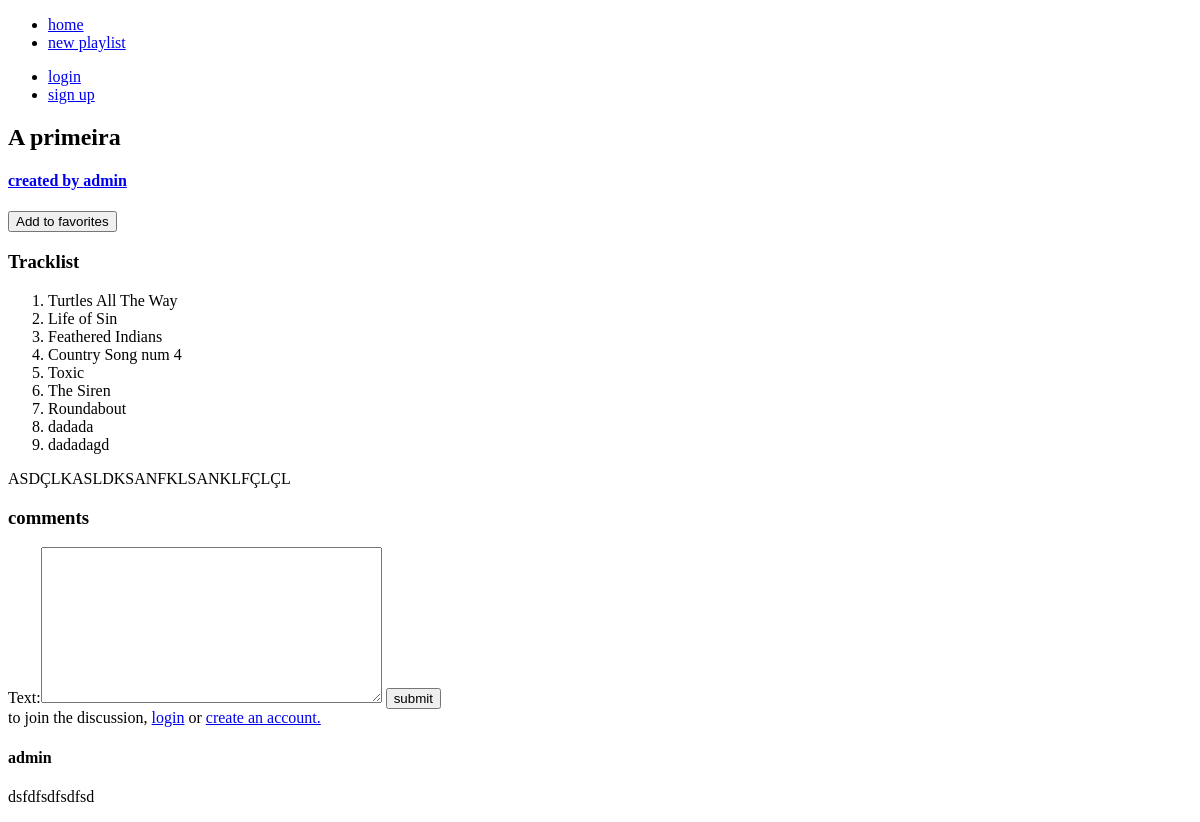
Page /playlists/detail/33/ on the earlier database version.
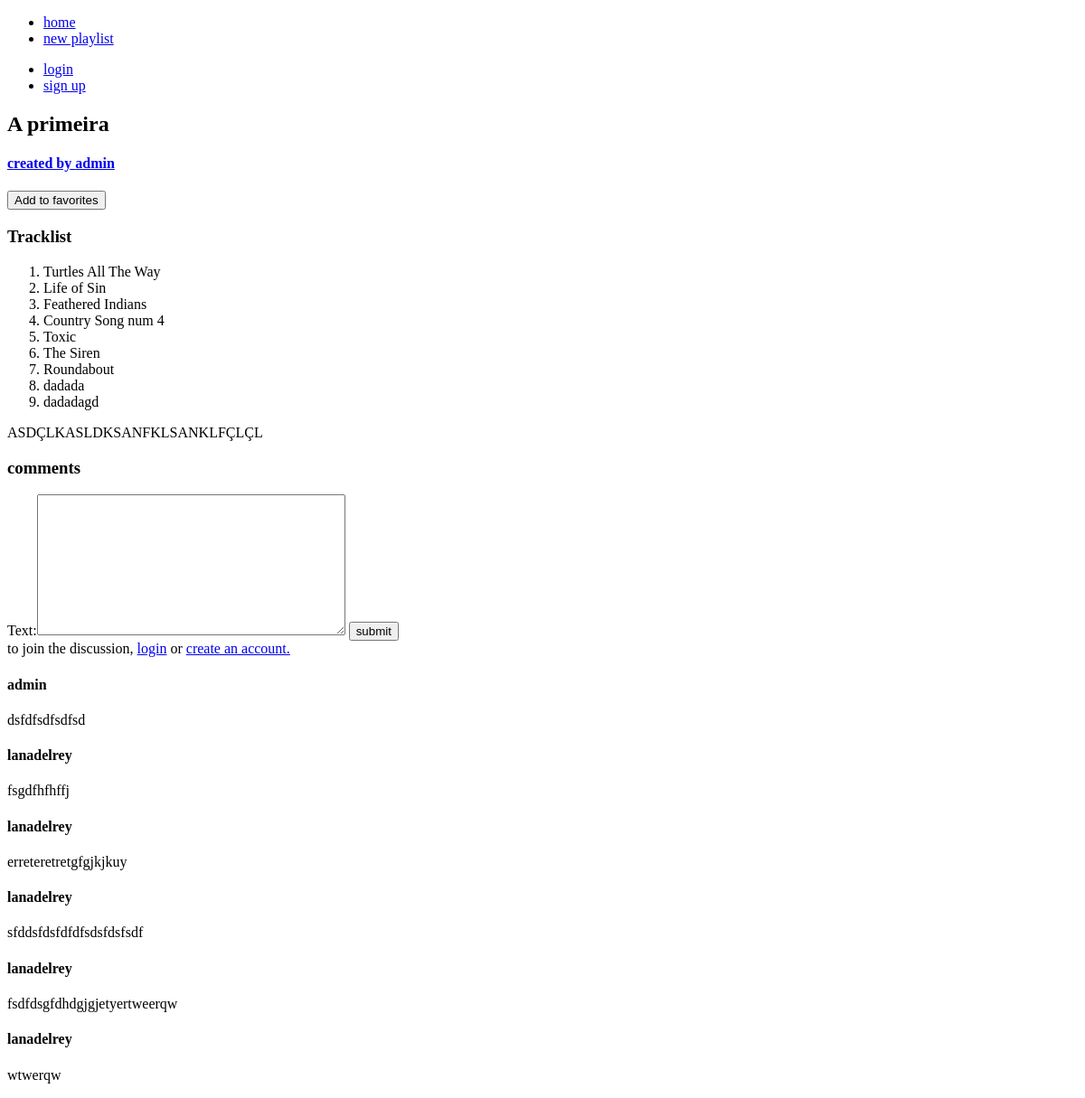
Same page on the later database version.
### playlists/models.py (models this page shows, shortened)
class Song(models.Model):
    title = models.CharField(max_length=50)
    artist = models.ForeignKey(Artist, on_delete=models.CASCADE)
    album = models.ForeignKey(Album, on_delete=models.CASCADE)

### comments/models.py (models this page shows)
class Comment(models.Model):
    text = models.TextField()
    playlist = models.ForeignKey(Playlist,on_delete=models.CASCADE)
    user = models.ForeignKey(User,on_delete=models.CASCADE)
    comment_date = models.DateField(default=timezone.now)

### playlists/views.py (the view)
# urls.py: path('playlists/detail/<int:pk>/', views.PlaylistDetail.as_view(), name='playlists-detail'),
class PlaylistDetail(DetailView):
    model = Playlist
    def get_context_data(self, **kwargs):
        context = super().get_context_data(**kwargs)
        context['comment_form'] = NewComment()
        context['song_form'] = AddSong()
        return context

### comments/forms.py
class NewComment(forms.Form):
    text = forms.CharField(widget=forms.Textarea)

### playlists/forms.py
class AddSong(forms.Form):
    title = forms.CharField(label="Title", max_length=120)
    artist = forms.CharField(label="Artist", max_length=120)
    album = forms.CharField(label="Album", max_length=120)

### templates/playlists/playlist_detail.html (shortened to what this page needs)
{% extends "../layout.html" %}
{% block content %}
<div class="playlists-detail">
    <section class="header">
        <div class="text">
            <h1>{{object.title}}</h1>
            <a href="{% url 'playlists-user-list' object.user.username %}"><h4>created by {{object.user.username}}</h4></a>
        </div>
        <div class="buttons">
            {%if user == object.user%}
            {% else %}
            <form action="{% url 'users-addtofav' object.id %}" method="post">
                <button type="submit">Add to favorites</button>
            </form>
            {%endif%}
        </div>
    </section>
    <section class="content">
        <div class="list">
            <div class="tracklist">
                <h3>Tracklist</h3>
                {%if object.songs.all %}
                <ol>
                {% for s in object.songs.all %}
                    <li>{{s.title}}</li>
                {% endfor %}
                </ol>
                {% else %}
                <div class="">
                    <p>No songs yet :(</p>
                </div>
                {%endif%}
            </div>
            <article class="description">
                <p>{{object.description}}</p>
            </article>
        </div>
        <section class="comments">
            <h3>comments</h3>
            <form action="{% url 'comments-create' object.id%}" method="post">
                {{comment_form}}
                <input class="input-submit" type="submit" value="submit">
            </form>
            <span>to join the discussion, <a href="{% url 'login' %}">login</a> or <a href="{% url 'users-create' %}">create an account.</a></span>
            {%for c in object.comment_set.all%}
            <div class="comment">
                <h4>{{c.user}}</h4>
                <p>{{c.text}}</p>
            </div>
            {%endfor%}
        </section>
    </section>
</div>
{% endblock %}

Differences in the rows shown:
added Comment: user "lanadelrey", text "fsgdfhfhffj"
added Comment: user "lanadelrey", text "erreteretretgfgjkjkuy"
added Comment: user "lanadelrey", text "sfddsfdsfdfdfsdsfdsfsdf"
added Comment: user "lanadelrey", text "fsdfdsgfdhdgjgjetyertweerqw"
added Comment: user "lanadelrey", text "wtwerqw"
